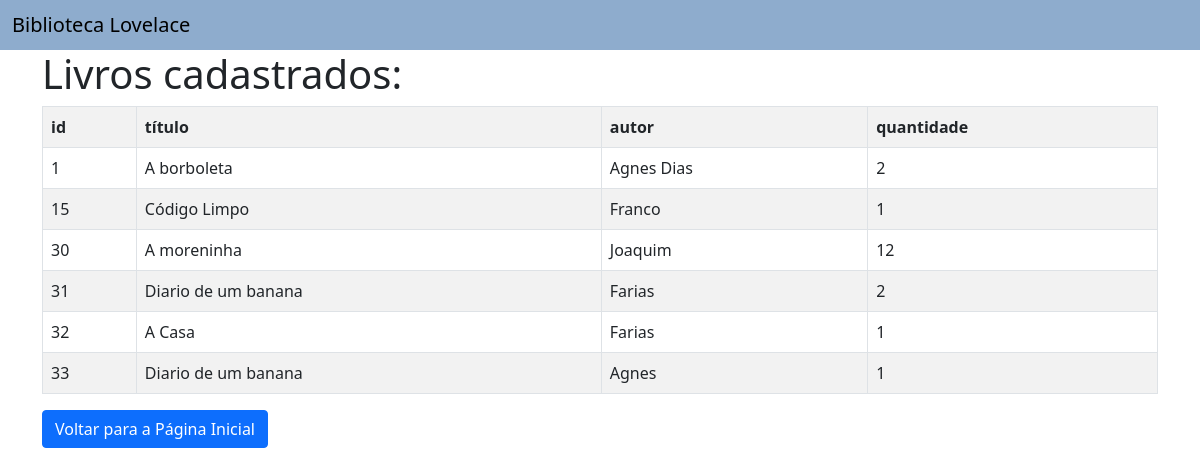
The page /listagem/ on the database as committed earlier.
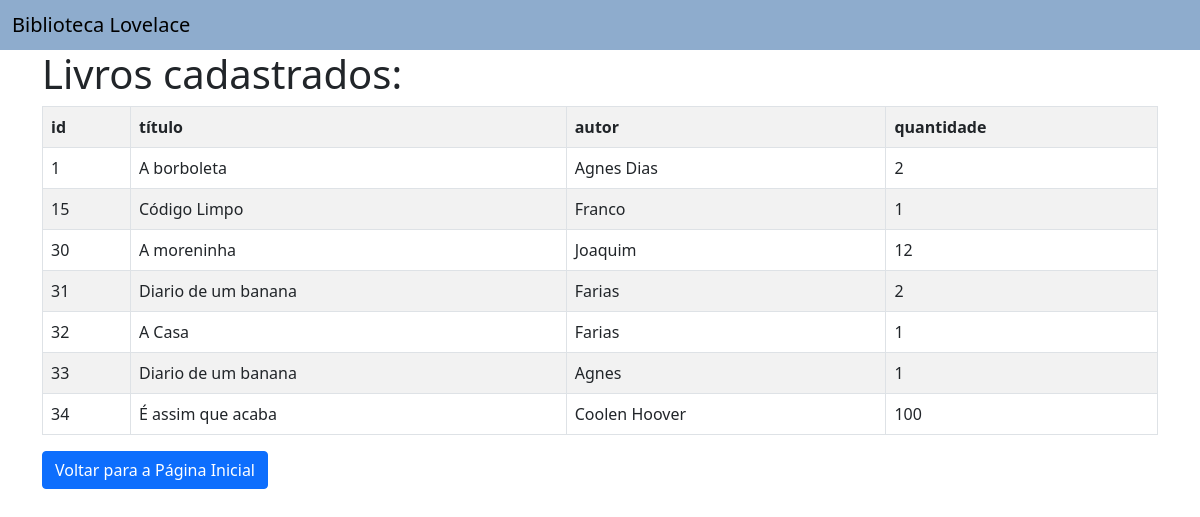
The same page on the database as committed later.
### app_cadastro_livros/models.py (models this page shows)
class Livros(models.Model):
    id_livros = models.AutoField(primary_key=True)
    titulo = models.TextField(max_length=255)
    autor = models.TextField(max_length=255)
    quantidade = models.IntegerField()

### app_cadastro_livros/views.py (the view, shortened to what this page needs)
# urls.py: path('listagem/', views.listagem,name='listagem_livros'),
def listagem(request):
    diclivros = {
        'diclivros': Livros.objects.all()
    }
    return render(request, 'livros/listagem.html', diclivros)

### app_cadastro_livros/templates/livros/listagem.html
{% extends 'livros/base.html' %}
{% block conteudo %}
<div class="container">
    <h1>Livros cadastrados:</h1>
    <table class="table table-bordered table-striped" >
        <tr>
            <th>id</th>
            <th>título</th>
            <th>autor</th>
            <th>quantidade</th>
        </tr>
        {%  for livro in diclivros %}
        <tr>
            <td>{{livro.id_livros}}</td>
            <td>{{livro.titulo}}</td>
            <td>{{livro.autor}}</td>
            <td>{{livro.quantidade}}</td>
        </tr>
        {% endfor %}
    </table>
    <a href="{% url 'home' %}" class="btn btn-primary">Voltar para a Página Inicial</a>
</div>
{% endblock %}

Rows that differ between the two databases and show on the page:
added Livros: id_livros "34", titulo "É assim que acaba", autor "Coolen Hoover", quantidade "100"
